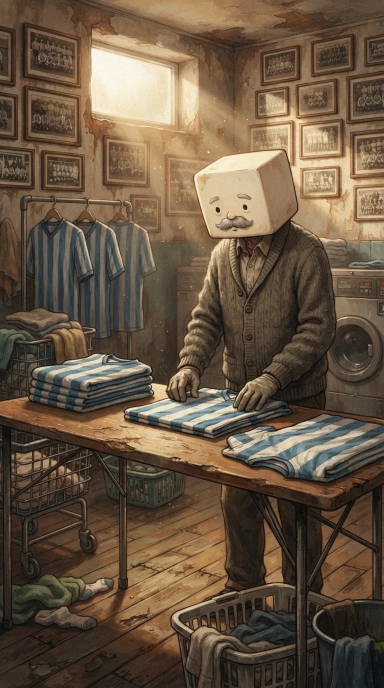
#> input picture testaquadrata/remakes/characters/magazziniere.jpg, 768 x 1376 px, given in place of van10.jpg, which was not available (shown at 1/2 size)
$ python patch_head_swap.py ../../remakes/characters/magazziniere.jpg 1.0 1.0 ../../remakes/characters/uomo_della_busta.jpg
#> lines starting #> are read from the running program, lines starting #| are printed output that depends on the picture; after the words box and inside, x2 and y2 are one past the last pixel; in counts of white or black regions, pixels touching at a corner belong together
# patch a time window [t0,t1) of src -> clip (video only). Handles crossfades by patching both layers.
import cv2,numpy as np,subprocess,sys
src,t0,t1,dst=sys.argv[1],float(sys.argv[2]),float(sys.argv[3]),sys.argv[4]
ND='/home/claude/tq/characters/new/'
P=[]
for n in ['van10','vanman']:
    o=cv2.imread(f'/home/claude/tq/reel/img/{n}.jpg');b=cv2.imread(ND+f'{n}_box.jpg')
#> further down, o is the input picture: shape (1376, 768, 3); mean B, G, R 66.8, 86.5, 104.6
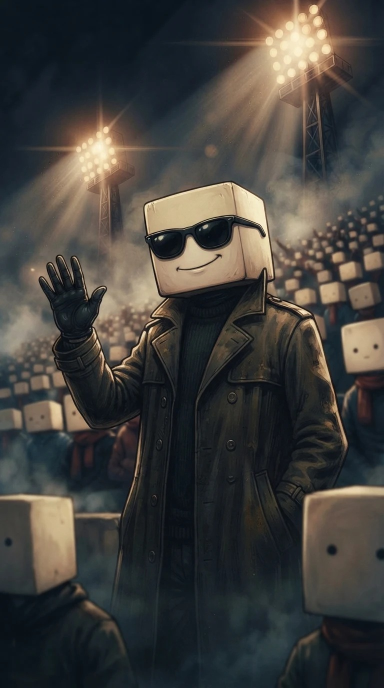
#> input picture testaquadrata/remakes/characters/uomo_della_busta.jpg, 768 x 1376 px, given in place of van10_box.jpg, which was not available (shown at 1/2 size)
#> further down, b is the input picture: shape (1376, 768, 3); mean B, G, R 60.9, 64.4, 66.2
    d=(np.abs(o.astype(int)-b.astype(int)).sum(2)>30).astype(np.uint8)*255
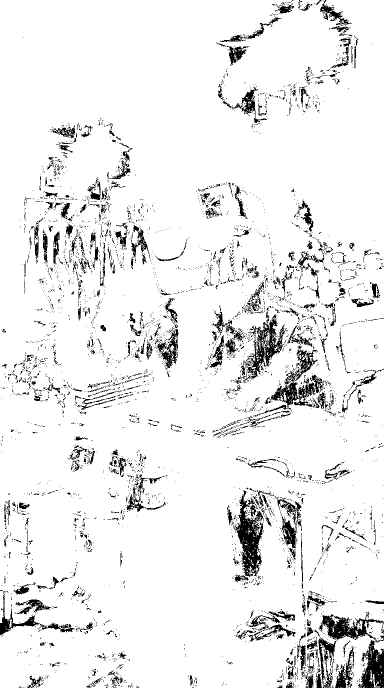
#> d: shape (1376, 768) (shown at 1/2 size); 92.6% white; 4798 black regions (4355 under 20 px), largest, box (x1, y1, x2, y2) and area: (469, 980, 526, 1164) 4569, (629, 1228, 768, 1376) 4180, (530, 692, 646, 822) 3705
    a=cv2.GaussianBlur(cv2.dilate(d,np.ones((9,9),np.uint8)),(9,9),0)
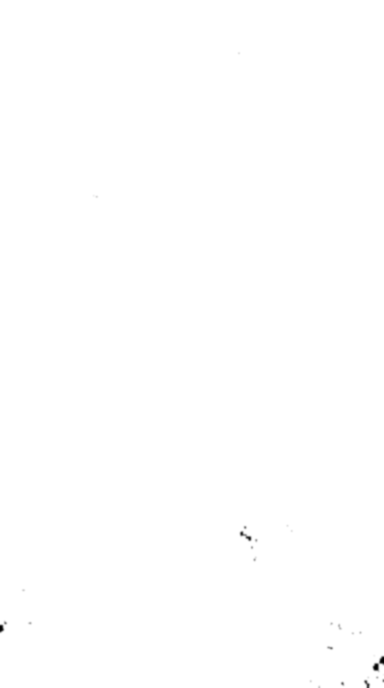
#> a: shape (1376, 768) (shown at 1/2 size); min 0, max 255, mean 254.8
#> (the run stopped early here; a loop or call above may not have finished)
